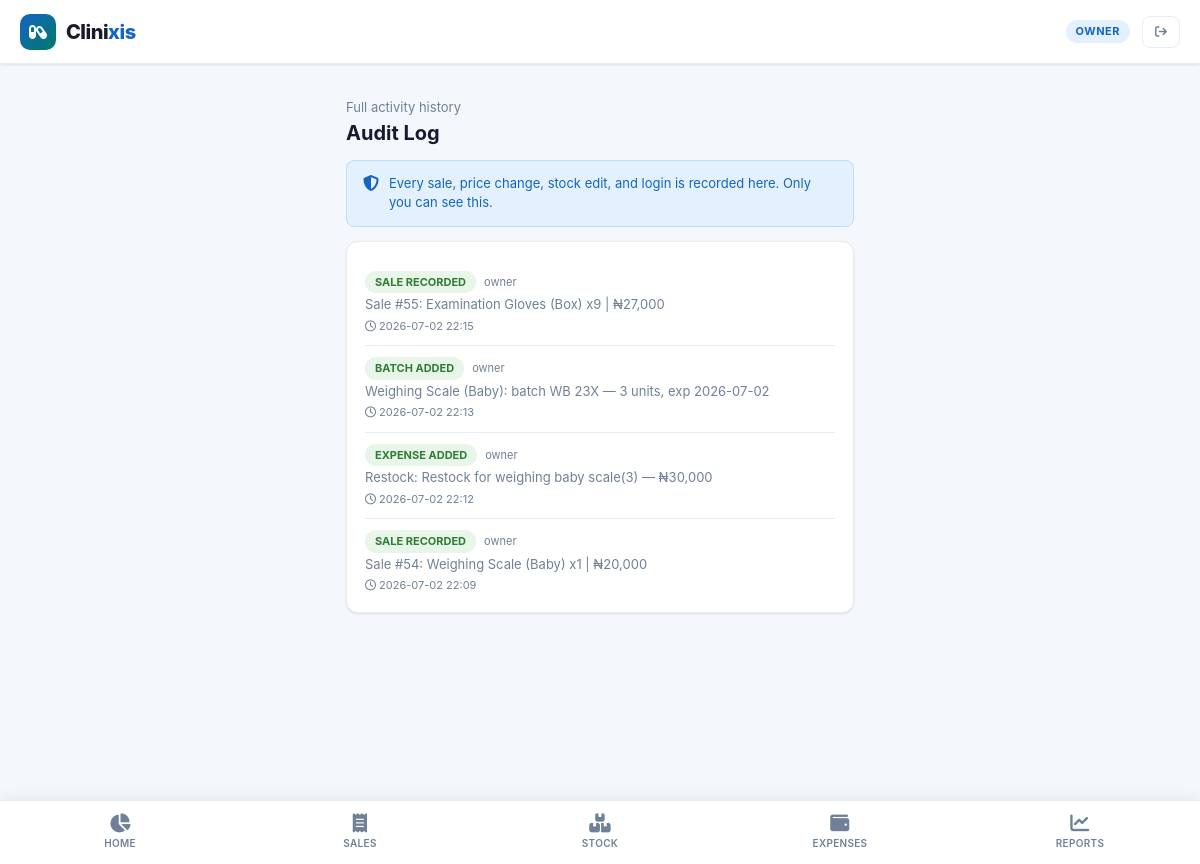
Screenshot of /audit (signed in) with the database file from the repository.
### tables this page shows
CREATE TABLE audit_logs (
            id INTEGER PRIMARY KEY AUTOINCREMENT,
            pharmacy_id INTEGER NOT NULL,
            user_id INTEGER,
            user_type TEXT DEFAULT 'owner',
            action TEXT NOT NULL,
            details TEXT,
            created_at TEXT DEFAULT CURRENT_TIMESTAMP,
            FOREIGN KEY (pharmacy_id) REFERENCES pharmacies(id)
        );

### app.py (the view)
@app.route('/audit')
@owner_required
def audit():
    conn = get_db()
    logs = [dict(l) for l in conn.execute(
        "SELECT * FROM audit_logs WHERE pharmacy_id=? ORDER BY created_at DESC LIMIT 100",
        (session['pharmacy_id'],)).fetchall()]
    conn.close()
    return render_template('audit.html', logs=logs)

### app.py (called while the page is built)
def owner_required(f):
    @wraps(f)
    def decorated(*args, **kwargs):
        if 'user_id' not in session:
            return redirect(url_for('login'))
        if session.get('role') != 'owner':
            return render_template('access_denied.html'), 403
        return f(*args, **kwargs)
    return decorated

### database.py (called while the page is built)
def get_db():
    conn = sqlite3.connect(DB_PATH, timeout=30, check_same_thread=False)
    conn.row_factory = sqlite3.Row
    conn.execute("PRAGMA journal_mode=WAL")
    conn.execute("PRAGMA foreign_keys = ON")
    conn.execute("PRAGMA busy_timeout = 10000")
    return conn

### templates/audit.html (shortened to what this page needs)
{% extends "base.html" %}
{% set active_page = 'audit' %}
{% block content %}
<div class="page">
  <div style="padding:14px 0 12px;">
    <div style="font-size:13px;color:var(--text-muted);">Full activity history</div>
    <div style="font-size:20px;font-weight:700;">Audit Log</div>
  </div>
  <div class="alert alert-info" style="margin-bottom:14px;">
    <i class="fa-solid fa-shield-halved"></i>
    Every sale, price change, stock edit, and login is recorded here. Only you can see this.
  </div>
  {% if logs %}
  <div class="card">
    {% for log in logs %}
    <div class="item-row">
      <div style="flex:1;min-width:0;">
        <div style="display:flex;align-items:center;gap:8px;margin-bottom:2px;">
          <span class="badge
            {% if 'SALE' in log.action %}badge-green
            {% elif 'PRICE' in log.action or 'VOID' in log.action %}badge-red
            {% elif 'STOCK' in log.action or 'PRODUCT' in log.action %}badge-blue
            {% elif 'STAFF' in log.action %}badge-orange
            {% else %}badge-green{% endif %}">
            {{ log.action.replace('_',' ') }}
          </span>
          <span style="font-size:11px;color:var(--text-muted);">{{ log.user_type }}</span>
        </div>
        <div style="font-size:13px;color:var(--text-muted);margin-top:2px;white-space:nowrap;overflow:hidden;text-overflow:ellipsis;">
          {{ log.details or '—' }}
        </div>
        <div style="font-size:11px;color:var(--text-muted);margin-top:3px;">
          <i class="fa-regular fa-clock"></i> {{ log.created_at[:16] }}
        </div>
      </div>
    </div>
    {% endfor %}
  </div>
  {% else %}
  <div style="text-align:center;padding:40px 16px;color:var(--text-muted);">
    <i class="fa-solid fa-shield-halved" style="font-size:40px;margin-bottom:12px;display:block;opacity:0.3;"></i>
    No activity recorded yet.
  </div>
  {% endif %}
</div>
{% endblock %}

### rows the page displays
audit_logs: action.replace "SALE RECORDED", user_type "owner", details "Sale #55: Examination Gloves (Box) x9 | ₦27,000", created_at "2026-07-02 22:15"
audit_logs: action.replace "BATCH ADDED", user_type "owner", details "Weighing Scale (Baby): batch WB 23X — 3 units, exp 2026-07-02", created_at "2026-07-02 22:13"
audit_logs: action.replace "EXPENSE ADDED", user_type "owner", details "Restock: Restock for weighing baby scale(3) — ₦30,000", created_at "2026-07-02 22:12"
audit_logs: action.replace "SALE RECORDED", user_type "owner", details "Sale #54: Weighing Scale (Baby) x1 | ₦20,000", created_at "2026-07-02 22:09"

### other values shown
{{ session.role }} "OWNER"
